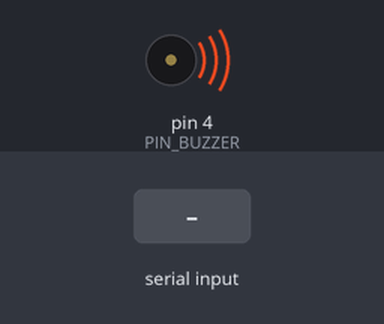
A sketch run on a simulated Arduino Mega 2560, built with avr-gcc and run on an emulated ATmega2560. On the bench: buzzer (waves = sounding, pin HIGH). Inputs (shaded band) come from the test bench. What the sketch prints to the serial monitor is not drawn.

Above: at 0.01 s.
At 1.4 s:
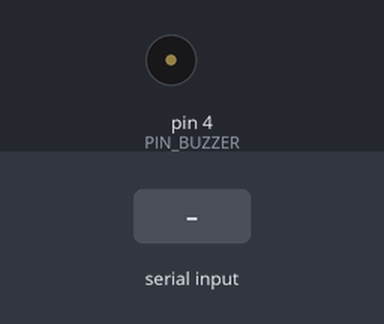
1.5 s: "F" received over the second serial link
3.0 s: "B" received over the second serial link
Timing chart, 0 to 6.0 s (numbered marks = the images above; inputs shaded):
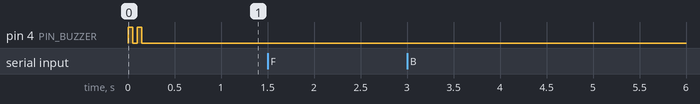

Measured:
- after the input at 1.5 s, every drawn part: stays the same
- after the input at 3.0 s, every drawn part: stays the same

The sketch:

T300_mode.ino
```cpp
#define PIN_BUZZER     4

char BTinput = '0';

void buz() {
    digitalWrite(PIN_BUZZER, HIGH);
    delay(50);
    digitalWrite(PIN_BUZZER, LOW);
}

void beep(int beeps) {
  for(int i = 0; i < beeps; i++) {
    buz();
    delay(50);
  }
}

void setup() {
  pinMode(PIN_BUZZER, OUTPUT);
  beep(2);
  Serial1.begin(9600);  // HC-10 on pin 0 and 1
  Serial.begin(57600);
}

void loop() {
  if (Serial1.available())
  {
    BTinput = Serial1.read();
    if(BTinput == 'F') Serial.write("forward");
    if(BTinput == 'B') Serial.write("backward");
  }
}
```
